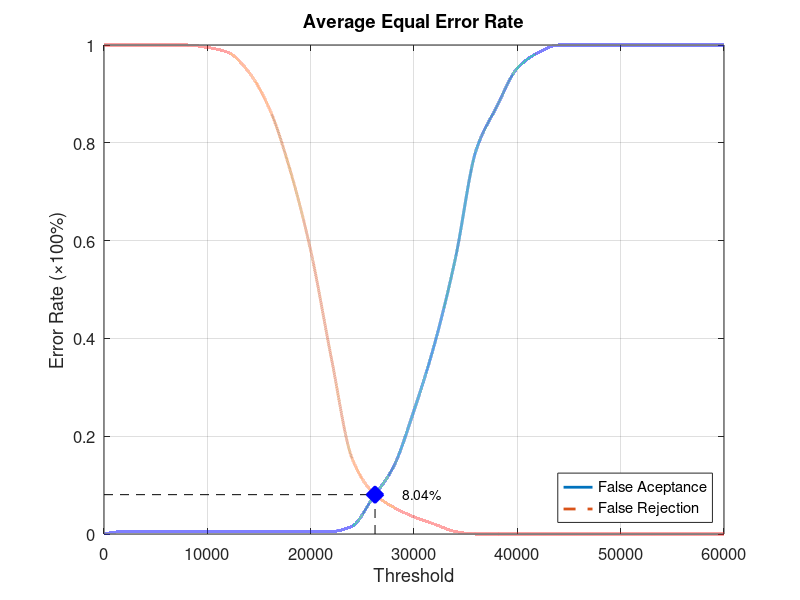
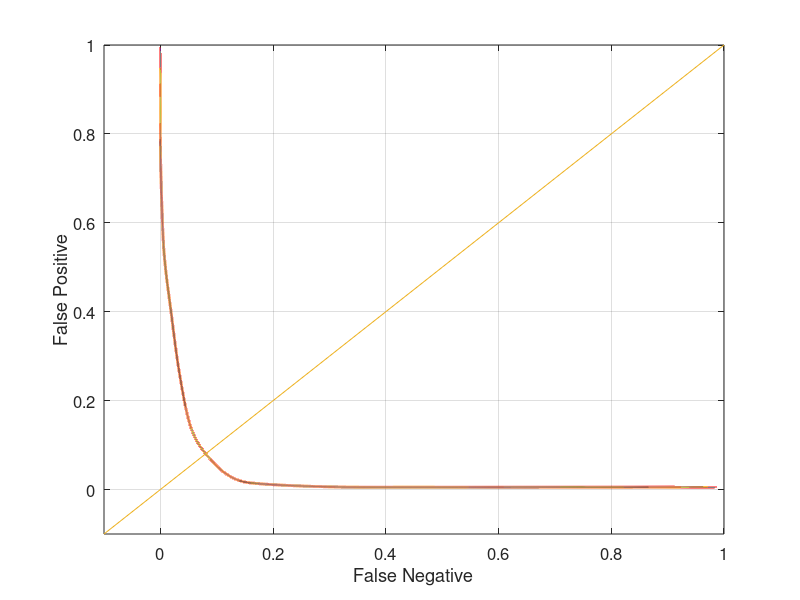

Recreate these plots in MATLAB, in order.
function yEER = Database1_2
close all;
clear;
clc;
x = 0:2000:60000;
xq = 0:0.5:60000;

y0 = [0 0.00526316 0.00526316 0.00526316 0.00526316 0.00526316 0.00526316 0.00526316 0.00526316 0.00526316 0.00526316 0.00526316 0.0157895 0.0736842 0.136842 0.252632 0.389474 0.563158 0.784211 0.873684 0.952632 0.984211 1 1 1 1 1 1 1 1 1];
yy0 = interp1(x, y0, xq, 'pchip');
y1 = [1 1 1 1 1 0.995 0.985 0.945 0.87 0.745 0.58 0.36 0.155 0.085 0.055 0.035 0.02 0.005 0 0 0 0 0 0 0 0 0 0 0 0 0];
yy1 = interp1(x, y1, xq, 'pchip');

% Calculating EER: 
y2 = abs(y0 - y1);
find(y2 == min(y2))
yy2 = abs(yy0 - yy1);
xEER = find(yy2 == min(yy2));
xEERIndex = xq(xEER) % X-axis EER
yEER = yy0(xEER) % Y-axis EER

main = figure
plot(xq, yy0,'-','LineWidth', 2);	hold on
plot(xq, yy1,'--','LineWidth', 2);	hold on
plot([xEERIndex xEERIndex], [0 yEER], 'k--');	hold on
plot([0 xEERIndex], [yEER yEER], 'k--');	hold on
plot(xEERIndex, yEER, 'bx', 'LineWidth', 10);	hold on
text(xEERIndex + 10 * xEERIndex / 100, yEER, [num2str(round((10000 * yEER)) / 100) '%'])
legend('False Aceptance', 'False Rejection', 'Location', 'SouthEast')
xlabel('Threshold')
ylabel('Error Rate (\times100%)')
title('Average Equal Error Rate')
set(gca, 'FontSize', 12)
axis([0 60000 0 1])
grid on

print(main, 'Database1_2Main', '-dpng');
FNRxFPR = figure('Color', [1 1 1]);
plot(yy1, yy0, '-', yy1, yy0, 'LineWidth', 2);
hold on
y = -0.1:0.1:1
plot(y, y); 
set(gca, 'FontSize', 12)
xlabel('False Negative')
ylabel('False Positive')
axis([-0.1 1 -0.1 1])
set(gca, 'FontSize', 12)
grid on

print(FNRxFPR, 'Database1_2FNRxFPR','-dpng');
end
